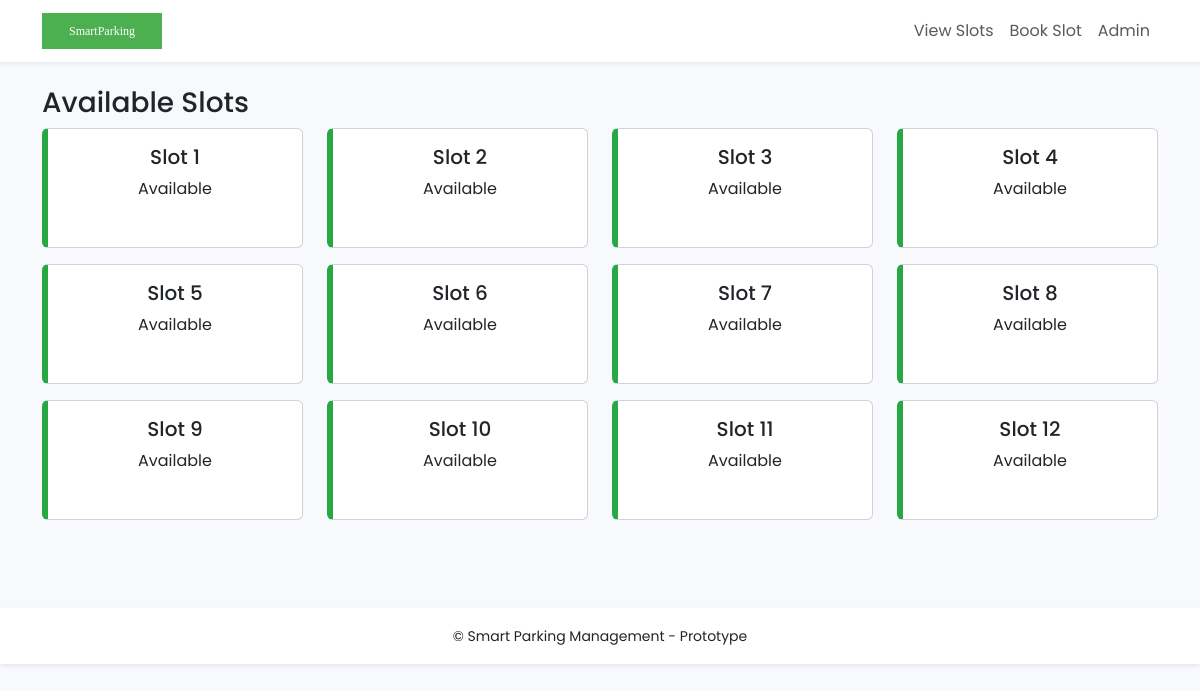
/slots, run on the app's committed database.
### tables this page shows
CREATE TABLE slots (slot_id INTEGER PRIMARY KEY, is_available INTEGER DEFAULT 1);

### app.py (the view)
@app.route('/slots')
def slots_view():
    conn = get_db_connection()
    slots = conn.execute('SELECT * FROM slots ORDER BY slot_id').fetchall()
    conn.close()
    return render_template('available_slots.html', slots=slots)

### app.py (called while the page is built)
def get_db_connection():
    conn = sqlite3.connect(DB_PATH)
    conn.row_factory = sqlite3.Row
    return conn

### templates/available_slots.html
{% extends 'base.html' %} {% block content %}
<h3>Available Slots</h3>
<div class="row">
  {% for slot in slots %}
  <div class="col-6 col-sm-4 col-md-3 mb-3">
    <div
      class="card slot-card {% if slot['is_available'] %}card-available{% else %}card-occupied{% endif %}"
    >
      <div class="card-body text-center">
        <h5 class="card-title">Slot {{ slot['slot_id'] }}</h5>
        <p class="card-text">
          {% if slot['is_available'] %}Available{% else %}Occupied{% endif %}
        </p>
      </div>
    </div>
  </div>
  {% endfor %}
</div>
{% endblock %}

### templates/base.html (shortened to what this page needs)
<!DOCTYPE html>
<html lang="en">
  <head>
    <link
      href="https://cdn.jsdelivr.net/npm/bootstrap@5.3.2/dist/css/bootstrap.min.css"
      rel="stylesheet"
    />
    <link
      rel="stylesheet"
      href="{{ url_for('static', filename='css/style.css') }}"
    />
  </head>
  <body>
    <nav class="navbar navbar-expand-lg navbar-light bg-white shadow-sm">
      <div class="container">
        <a
          class="navbar-brand d-flex align-items-center"
          href="{{ url_for('index') }}"
        >
          <img
            src="{{ url_for('static', filename='images/logo.svg') }}"
            height="36"
            alt="logo"
          />
        </a>
        <div class="collapse navbar-collapse" id="navmenu">
          <ul class="navbar-nav ms-auto">
            <li class="nav-item">
              <a class="nav-link" href="{{ url_for('slots_view') }}"
                >View Slots</a
              >
            </li>
            <li class="nav-item">
              <a class="nav-link" href="{{ url_for('book_slot') }}"
                >Book Slot</a
              >
            </li>
            <li class="nav-item">
              <a class="nav-link" href="{{ url_for('admin_login') }}">Admin</a>
            </li>
          </ul>
        </div>
      </div>
    </nav>
    <main class="py-4">
      <div class="container">
         {% block content %}{% endblock %}
      </div>
    </main>
    <footer class="bg-white text-center py-3 mt-5 shadow-sm">
      <div class="container">
        <small>© Smart Parking Management - Prototype</small>
      </div>
    </footer>
  </body>
</html>

### static/css/style.css (style rules this page uses)
body { font-family: 'Poppins', sans-serif; background: #f7f9fc; }
.card-available { border-left: 6px solid #28a745; }
.slot-card { min-height: 120px; }

### data on the page
slots: slot_id "1", is_available "Available"
slots: slot_id "2", is_available "Available"
slots: slot_id "3", is_available "Available"
slots: slot_id "4", is_available "Available"
slots: slot_id "5", is_available "Available"
slots: slot_id "6", is_available "Available"
slots: slot_id "7", is_available "Available"
slots: slot_id "8", is_available "Available"
slots: slot_id "9", is_available "Available"
slots: slot_id "10", is_available "Available"
slots: slot_id "11", is_available "Available"
slots: slot_id "12", is_available "Available"
